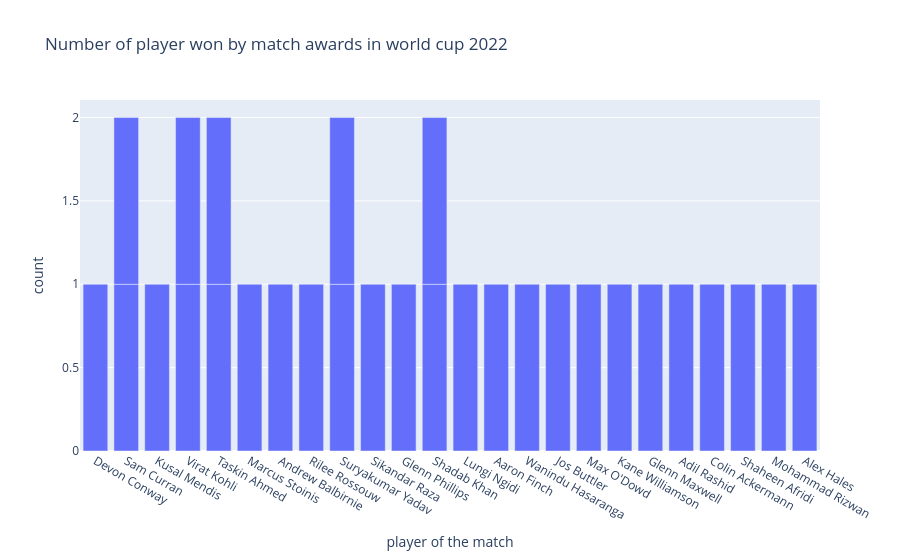

The notebook cell this image was saved under:
### Code cell
fig=px.bar(df,x=df["player of the match"],title="Number of player won by match awards in world cup 2022")
fig.show()

### Figure 1 — Plotly figure (JSON) as saved in the notebook; plotly's stock layout.template omitted (floating-point values rounded to 4 significant figures)
{"data": [{"hovertemplate": "player of the match=%{x}<br>count=%{y}<extra></extra>", "legendgroup": "", "marker": {"color": "#636efa", "pattern": {"shape": ""}}, "name": "", "orientation": "v", "showlegend": false, "textposition": "auto", "type": "bar", "x": ["Devon Conway", "Sam Curran", "Kusal Mendis", "Virat Kohli", "Taskin Ahmed", "Marcus Stoinis", "Andrew Balbirnie", "Rilee Rossouw", "Suryakumar Yadav", "Sikandar Raza", "Glenn Phillips", "Taskin Ahmed", "Shadab Khan", "Lungi Ngidi", "Aaron Finch", "Wanindu Hasaranga", "Jos Buttler", "Max O'Dowd", "Virat Kohli", "Shadab Khan", "Kane Williamson", "Glenn Maxwell", "Adil Rashid", "Colin Ackermann", "Shaheen Afridi", "Suryakumar Yadav", "Mohammad Rizwan", "Alex Hales", "Sam Curran"], "xaxis": "x", "y": [1, 1, 1, 1, 1, 1, 1, 1, 1, 1, 1, 1, 1, 1, 1, 1, 1, 1, 1, 1, 1, 1, 1, 1, 1, 1, 1, 1, 1], "yaxis": "y"}], "layout": {"barmode": "relative", "legend": {"tracegroupgap": 0}, "title": {"text": "Number of player won by match awards in world cup 2022"}, "xaxis": {"anchor": "y", "domain": [0, 1], "title": {"text": "player of the match"}}, "yaxis": {"anchor": "x", "domain": [0, 1], "title": {"text": "count"}}}}
